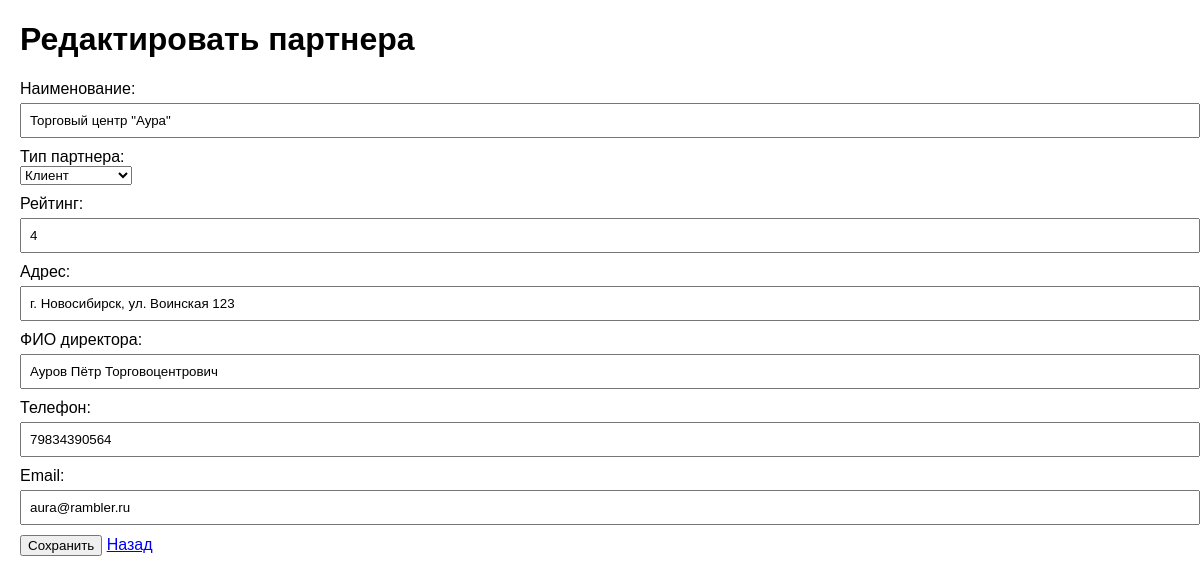
Screenshot of /edit_partner_form/3 with the database file from the repository.
### tables this page shows
CREATE TABLE Partners (
    PartnerID INTEGER PRIMARY KEY AUTOINCREMENT,
    Name TEXT NOT NULL,
    Type TEXT NOT NULL DEFAULT 'РљР»РёРµРЅС‚',
    Rating INTEGER NOT NULL DEFAULT 0 CHECK (Rating >= 0),
    Address TEXT,
    DirectorName TEXT,
    Phone TEXT,
    Email TEXT,
    RegistrationDate DATE
);

### app.py (the view, shortened to what this page needs)
@app.route('/edit_partner_form/<int:partner_id>', methods=['GET', 'POST'])
def edit_partner_form(partner_id):
    conn = get_db_connection()
    partner = conn.execute('SELECT * FROM Partners WHERE PartnerID = ?', (partner_id,)).fetchone()
    conn.close()
    return render_template('edit_partner_form.html', partner=partner)

### app.py (called while the page is built)
def get_db_connection():
    conn = sqlite3.connect('database.db')
    conn.row_factory = sqlite3.Row
    return conn

### templates/edit_partner_form.html (shortened to what this page needs)
<!DOCTYPE html>
<html lang="en">
<head>
    <link rel="stylesheet" href="{{ url_for('static', filename='styles.css') }}">
</head>
<body>
    <h1>Редактировать партнера</h1>
    <form action="{{ url_for('edit_partner_form', partner_id=partner['PartnerID']) }}" method="POST">
        <label for="name">Наименование:</label>
        <input type="text" id="name" name="name" value="{{ partner['Name'] }}" required><br>
        <label for="type">Тип партнера:</label>
        <select id="type" name="type" required>
            <option value="Клиент" {% if partner['Type'] == 'Клиент' %}selected{% endif %}>Клиент</option>
        </select><br>
        <label for="rating">Рейтинг:</label>
        <input type="number" id="rating" name="rating" value="{{ partner['Rating'] }}" min="0" required><br>
        <label for="address">Адрес:</label>
        <input type="text" id="address" name="address" value="{{ partner['Address'] }}"><br>
        <label for="director_name">ФИО директора:</label>
        <input type="text" id="director_name" name="director_name" value="{{ partner['DirectorName'] }}"><br>
        <label for="phone">Телефон:</label>
        <input type="text" id="phone" name="phone" value="{{ partner['Phone'] }}"><br>
        <label for="email">Email:</label>
        <input type="email" id="email" name="email" value="{{ partner['Email'] }}"><br>
        <button type="submit">Сохранить</button>
        <a href="{{ url_for('index') }}">Назад</a>
    </form>
</body>
</html>

### static/styles.css (style rules this page uses)
body { font-family: Arial, sans-serif; margin: 20px; }
form { margin-bottom: 20px; }
form label { display: block; margin-top: 10px; }
form input { width: 100%; padding: 8px; margin-top: 5px; }
button { margin-top: 10px; }

### rows the page displays
Partners: name "Торговый центр \"Аура\"", type "Клиент", rating "4", address "г. Новосибирск, ул. Воинская 123", director_name "Ауров Пётр Торговоцентрович", phone "79834390564", email "aura@rambler.ru"
